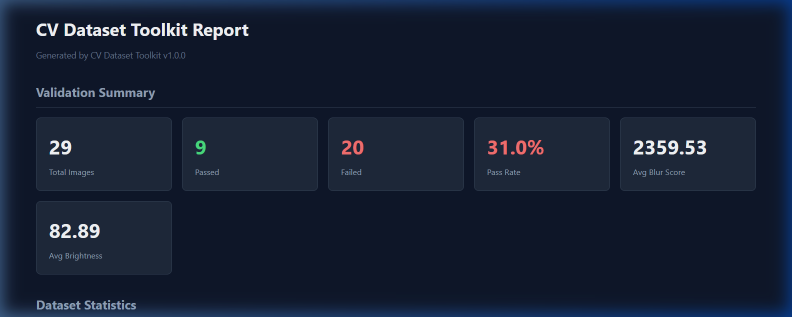
#> input picture dashboard_actual.png, 1584 x 634 px (shown at 1/2 size)
$ python -i augmentor.py   (imports and definitions only)
#> lines starting #> are read from the running program, lines starting #| are printed output that depends on the picture
#> further down, picture is the input picture: shape (634, 1584, 3); mean B, G, R 50.8, 31.3, 21.6
"""
Image Augmentation Module
Provides various augmentation transforms for expanding CV training datasets.
Each function takes an image (numpy array) and returns the augmented version
along with metadata describing the transform applied.
"""

import cv2
import numpy as np
import random
from pathlib import Path
from typing import Tuple, Dict, List, Any
from scipy.ndimage import map_coordinates, gaussian_filter


class ImageAugmentor:
    """
    Applies configurable augmentation transforms to images for dataset expansion.

    Supported transforms (16 total):
        Geometric:
            - rotate: Random rotation (90, 180, 270 degrees)
            - flip_h: Horizontal flip
            - flip_v: Vertical flip
            - crop: Random crop and resize
            - perspective: Random perspective warp
            - elastic: Elastic deformation

        Color / Intensity:
            - brightness: Random brightness adjustment
            - contrast: Random contrast adjustment
            - clahe: Contrast-Limited Adaptive Histogram Equalization
            - hue_shift: Random hue channel shift
            - channel_shuffle: Random BGR channel reordering

        Noise / Degradation:
            - gaussian_noise: Additive Gaussian noise
            - salt_pepper: Salt-and-pepper noise
            - gaussian_blur: Gaussian blur
            - motion_blur: Simulated motion blur
            - cutout: Random rectangular region erasure
    """

    AVAILABLE_TRANSFORMS = [
        "rotate", "flip_h", "flip_v", "brightness", "contrast",
        "gaussian_noise", "salt_pepper", "gaussian_blur", "motion_blur", "crop",
        "perspective", "elastic", "clahe", "hue_shift", "channel_shuffle", "cutout"
    ]

    def __init__(self, seed: int = None):
        """
        Initialize augmentor with optional random seed for reproducibility.

        Args:
            seed: Random seed for reproducible augmentations. None for random.
        """
        if seed is not None:
            random.seed(seed)
            np.random.seed(seed)

    # [281 lines left out: functions rotate, flip_h, flip_v, brightness, contrast, gaussian_noise and 6 more, not called in this run]

    def clahe(self, image: np.ndarray) -> Tuple[np.ndarray, Dict[str, Any]]:
        """
        Apply CLAHE (Contrast Limited Adaptive Histogram Equalization).

        Enhances local contrast while limiting noise amplification.
        Applied to the L channel in LAB color space to preserve colors.
        Clip limit randomly chosen from [1.0, 4.0].
        Grid size randomly chosen from [4, 8, 16].

        Args:
            image: Input image as numpy array.

        Returns:
            Tuple of (enhanced_image, metadata_dict).
        """
        clip_limit = round(random.uniform(1.0, 4.0), 1)
        grid_size = random.choice([4, 8, 16])

        # Convert to LAB, apply CLAHE to L channel only
        lab = cv2.cvtColor(image, cv2.COLOR_BGR2LAB)
#> lab: shape (634, 1584, 3); mean of channels 0, 1, 2 29.3, 131.6, 113.4
        l_channel, a_channel, b_channel = cv2.split(lab)
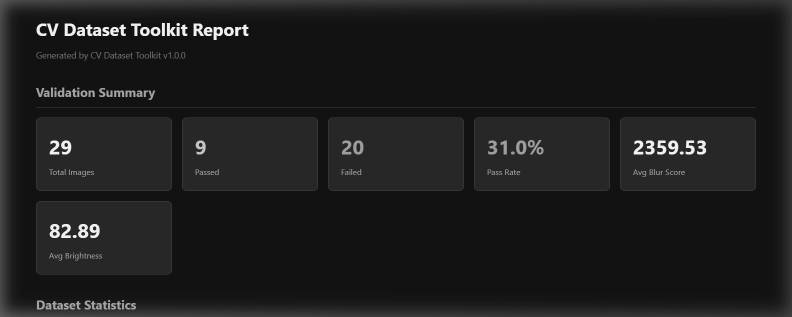
#> l_channel: shape (634, 1584) (shown at 1/2 size); min 18, max 240, mean 29.3
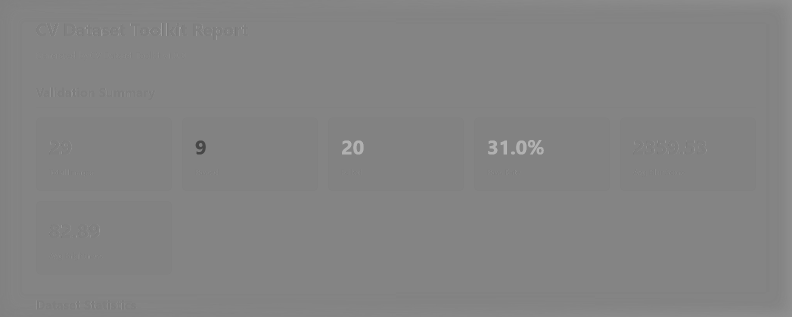
#> a_channel: shape (634, 1584) (shown at 1/2 size); min 68, max 186, mean 131.6
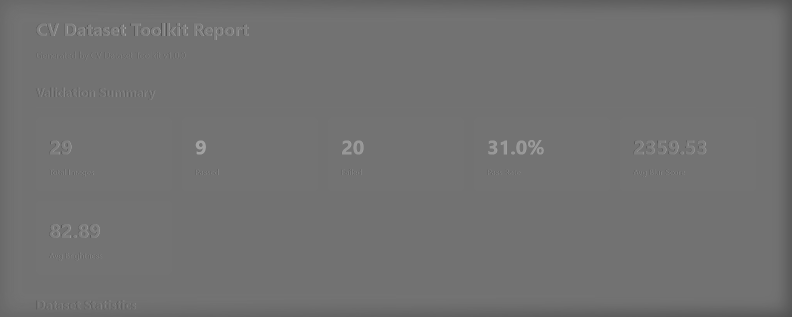
#> b_channel: shape (634, 1584) (shown at 1/2 size); min 56, max 190, mean 113.4

        clahe_op = cv2.createCLAHE(
            clipLimit=clip_limit,
            tileGridSize=(grid_size, grid_size)
        )
        l_enhanced = clahe_op.apply(l_channel)
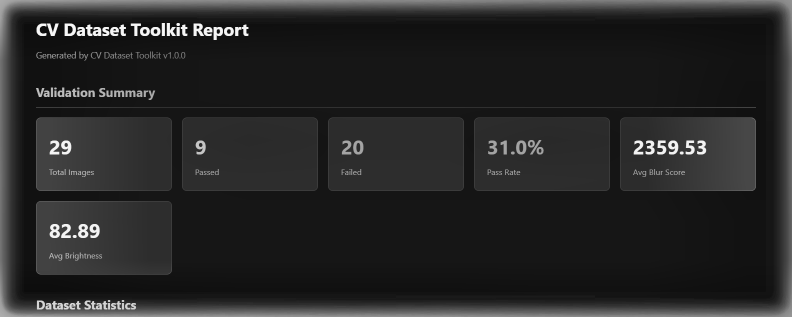
#> l_enhanced: shape (634, 1584) (shown at 1/2 size); min 12, max 249, mean 38.6

        enhanced = cv2.merge([l_enhanced, a_channel, b_channel])
#> enhanced: shape (634, 1584, 3); mean of channels 0, 1, 2 38.6, 131.6, 113.4
        enhanced = cv2.cvtColor(enhanced, cv2.COLOR_LAB2BGR)
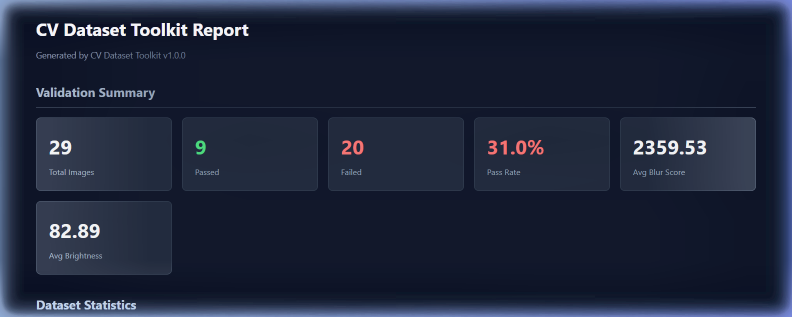
#> enhanced: shape (634, 1584, 3) (shown at 1/2 size); mean B, G, R 59.6, 38.5, 30.8

        metadata = {
            "transform": "clahe",
            "clip_limit": clip_limit,
            "grid_size": grid_size
        }
        return enhanced, metadata

    # [138 lines left out: functions hue_shift, channel_shuffle, cutout, apply_random, apply_all, not called in this run]

>>> import cv2
>>> picture = cv2.imread('../dashboard_actual.png')
>>> result = ImageAugmentor().clahe(picture)
